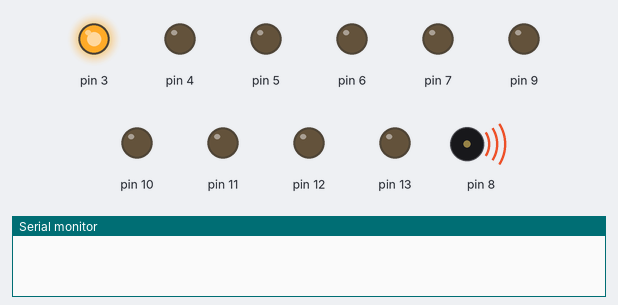
The sketch below on a simulated Arduino Uno, built with avr-gcc and run on an emulated ATmega328P. Shown: output pins drawn as LEDs (lit = HIGH), buzzer (waves = sounding), the last lines printed to the serial monitor. Pins used as bus, display or sensor lines are not drawn.

Above: at 0.3 s.
At 0.5 s:
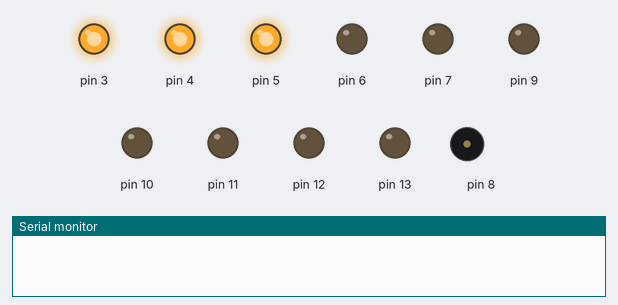
At 1.1 s:
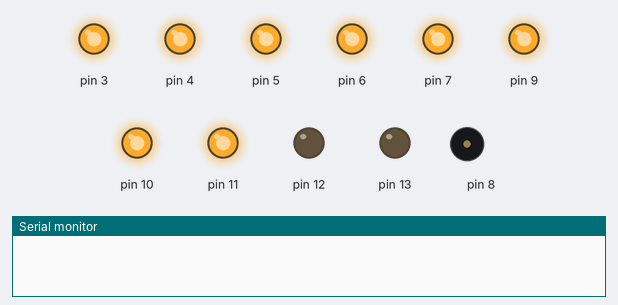
At 1.5 s:
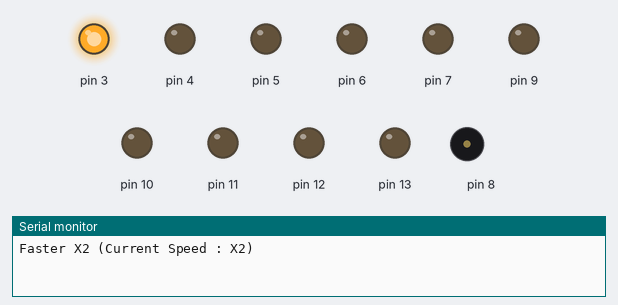
At 1.95 s:
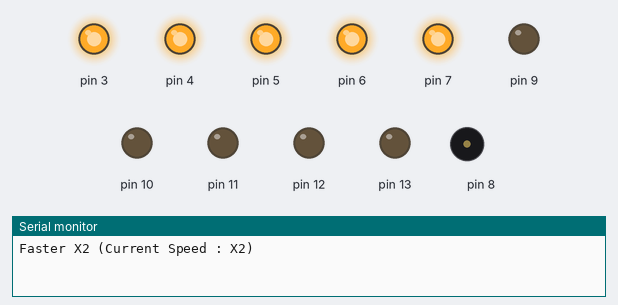
At 3.0 s:
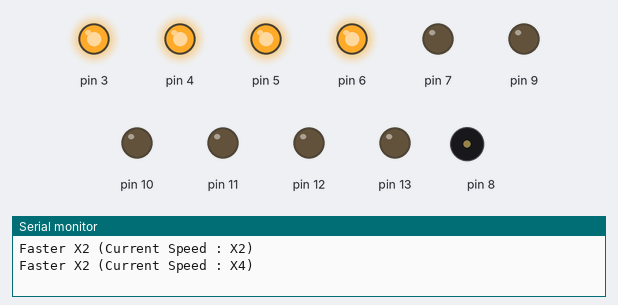
Timing chart, 0 to 3.3 s (numbered marks = the images above):
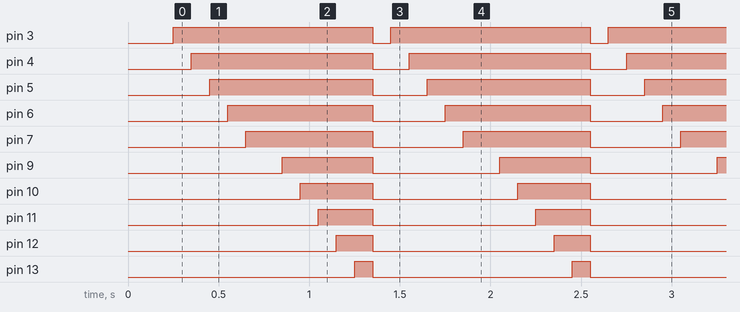

Measured:
- by itself, pin 3: alternates HIGH for 1.1 s and LOW for 0.10 s
- by itself, pin 4: alternates HIGH for 1.0 s and LOW for 0.20 s
- by itself, pin 5: alternates HIGH for 0.90 s and LOW for 0.30 s
- by itself, pin 6: alternates HIGH for 0.80 s and LOW for 0.40 s
- by itself, pin 7: alternates HIGH for 0.70 s and LOW for 0.50 s
- by itself, pin 9: alternates HIGH for 0.50 s and LOW for 0.70 s
- by itself, pin 10: alternates HIGH for 0.40 s and LOW for 0.80 s
- by itself, pin 11: alternates HIGH for 0.30 s and LOW for 0.90 s

The sketch:

62120501066-Q1-MDT112.ino
```cpp
void setup() {
Serial.begin(9600);
pinMode(2, INPUT_PULLUP);
pinMode(3, OUTPUT);
pinMode(4, OUTPUT);
pinMode(5, OUTPUT);
pinMode(6, OUTPUT);
pinMode(7, OUTPUT);
pinMode(8, OUTPUT);
pinMode(9, OUTPUT);
pinMode(10, OUTPUT);
pinMode(11, OUTPUT);
pinMode(12, OUTPUT);
pinMode(13, OUTPUT);
tone(8,200,500);
delay(250);
tone(8,400,100);
}
int count = 1;
int led = 3;
int times = 100;

void loop() {

digitalWrite(3,1);
delay(100);
digitalWrite(4,1);
delay(100);
digitalWrite(5,1);
delay(100);
digitalWrite(6,1);
delay(100);
digitalWrite(7,1);
delay(100);
digitalWrite(8,1);
delay(100);
digitalWrite(9,1);
delay(100);
digitalWrite(10,1);
delay(100);
digitalWrite(11,1);
delay(100);
digitalWrite(12,1);
delay(100);
digitalWrite(13,1);
delay(100);
digitalWrite(2,0);
digitalWrite(3,0);
digitalWrite(4,0);
digitalWrite(5,0);
digitalWrite(6,0);
digitalWrite(7,0);
digitalWrite(8,0);
digitalWrite(9,0);
digitalWrite(10,0);
digitalWrite(11,0);
digitalWrite(12,0);
digitalWrite(13,0);
delay(100);
 if(count==1){
    times*2;
    Serial.println("Faster X2 (Current Speed : X"+String(2)+")");
    count++;
    }
else if(count==2){
    times*2;
    Serial.println("Faster X2 (Current Speed : X"+String(4)+")");
    count++;
}
else if(count==3){
    times*2;
    Serial.println("Faster X2 (Current Speed : X"+String(8)+")");
    count++;
}
else if(count>3){
    times*2;
    Serial.println("Faster X2 (Current Speed : X"+String(2*count)+")");
    count++;
}
}
```
